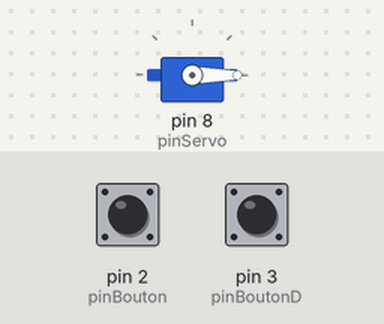
A sketch run on a simulated Arduino Uno, built with avr-gcc and run on an emulated ATmega328P. Parts: servo. The test bench sets the inputs (shaded band); at power-on: pin 2 (pinBouton) HIGH, pin 3 (pinBoutonD) HIGH.

Above: at 1.2 s.
1.3 s: pin 2 (pinBouton) pulled LOW for 1 s
At 3.4 s:
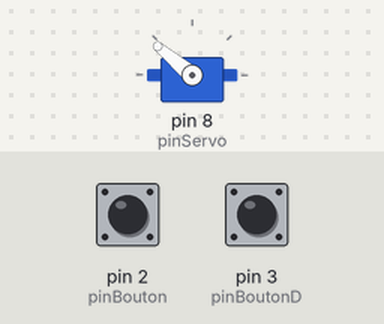
3.8 s: pin 3 (pinBoutonD) pulled LOW for 0.15 s
At 4.2 s:
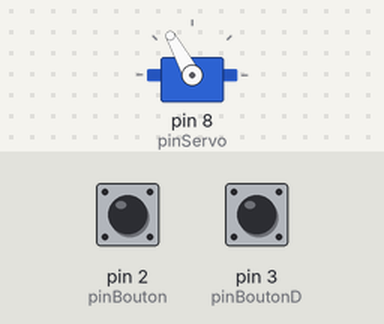
5.4 s: pin 3 (pinBoutonD) pulled LOW for 1 s
At 5.85 s:
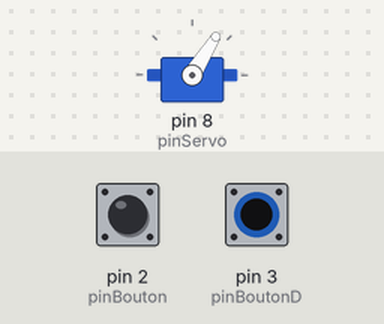
7.9 s: pin 2 (pinBouton) pulled LOW for 3.2 s
At 10.6 s:
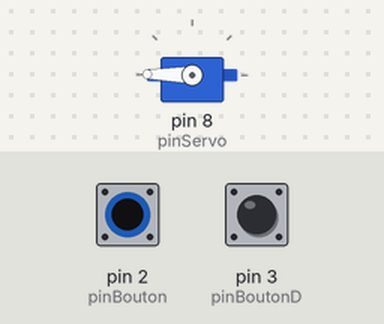
Timing chart, 0 to 12.1 s (numbered marks = the images above; inputs shaded):
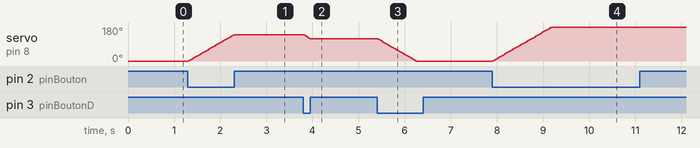

Measured:
- after the input at 1.3 s, servo on pin 8 (pinServo): moves from 0° to 140° over 0.99 s, starting at once
- after the input at 3.8 s, servo on pin 8 (pinServo): 140° → 119° at once
- after the input at 5.4 s, servo on pin 8 (pinServo): moves from 119° to 0° over 0.84 s, starting at once
- after the input at 7.9 s, servo on pin 8 (pinServo): moves from 0° to 179° over 1.3 s, starting at once

The sketch:

bouttons_cervo.ino
```cpp
#include <Servo.h> //import de la bibliothèque Servo
Servo accel; //création de l'objet Servo "accel"
int pinServo = 8; //pin de commande du servo
int pinBouton = 2; //pin de lecture du bouton poussoir
int pinBoutonD = 3;// pin de lecture deceleration
int cumul = 0; //variable d'appui
int angle = 0;

void setup() {
  pinMode(pinBouton, INPUT_PULLUP); //mode INPUT_PULLUP pour le poussoir
  pinMode(pinBoutonD, INPUT_PULLUP);//mode input_pullup
  accel.attach(pinServo); //liaison de l'objet Servo au pin de commande
  Serial.begin(9600);//pour lecture sur la console (Optionnel)
}
void loop() {
  boolean etatBouton = digitalRead(pinBouton); //lecture de l'état du bouton
  boolean etatBoutonD = digitalRead(pinBoutonD); //lecture de l'état du boutonD(eceleration)

  if (!etatBouton && cumul < 10000) // en mode INPUT_PULLUP on obtien 0 quand on appuie !
  {
    cumul++; // on fait augmenter la valeur de la variable

  }
    if (!etatBoutonD && cumul > 0) // en mode INPUT_PULLUP on obtien 0 quand on appuie !
  {
    cumul--; // on fait augmenter la valeur de la variable

  }

 /* else {
    cumul--; //on fait diminuer la valeur de la variable
    if (cumul < 0) //test si limite de diminution
      cumul = 0; //mise à la limite si dépassement
  }
  */
   angle = map(cumul, 0, 10000, 0, 179);
  accel.write(angle); //on place le servo à la position angle

}
```
